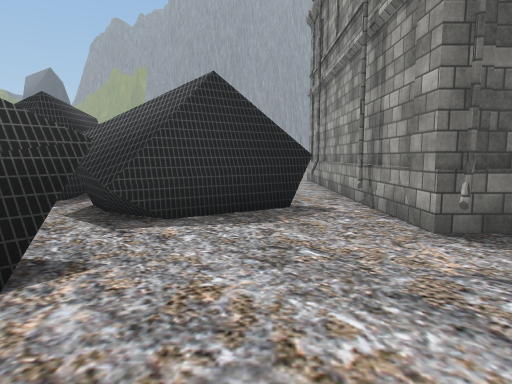
[1] (above)

23 first-person views from a walk through a scene from a Unity 3-D project. The camera is 1.5 m above the floor, tilts 6° down and sees 75° across. The floor is counted in squares, 2 m on a side. Each view is taken from the middle of a square. On the plan, view 1 faces up. The plan holds only what a view shows up to about 11 squares ahead; the rest is blank. The place goes on beyond the plan. Some surface patterns are stand-ins.

[2]
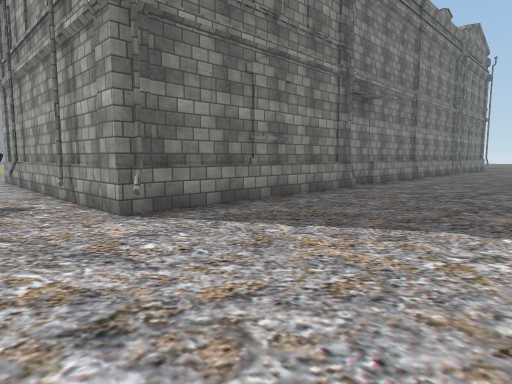

[3]
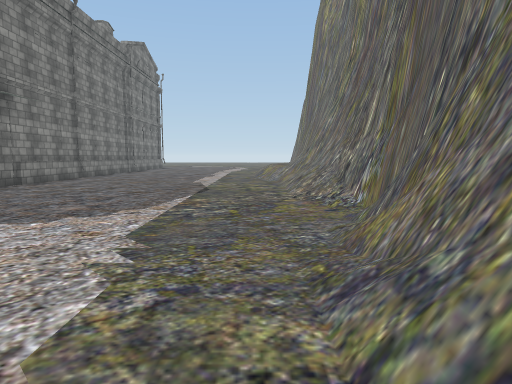

[4]
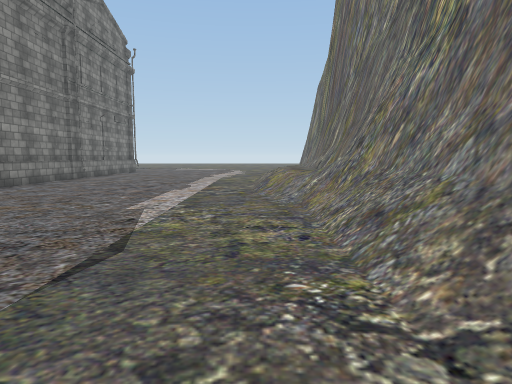

[5]
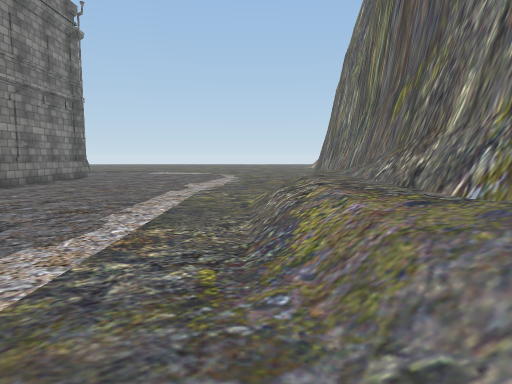

[6]
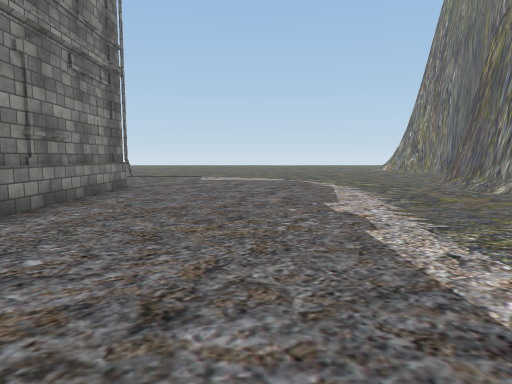

[7]
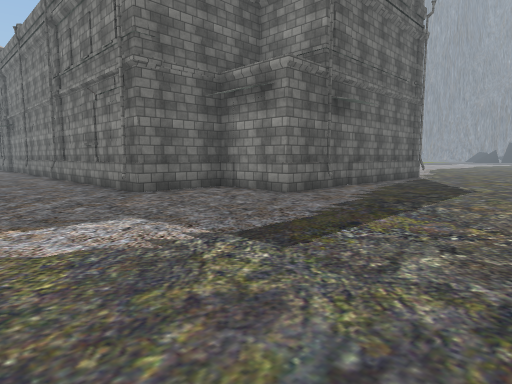

[8]
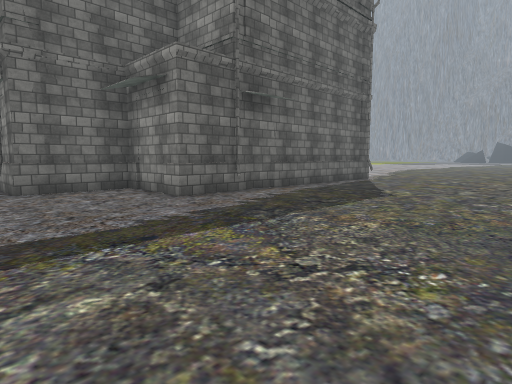

[9]
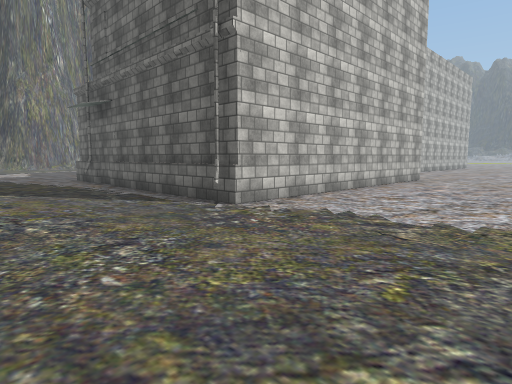

[10]
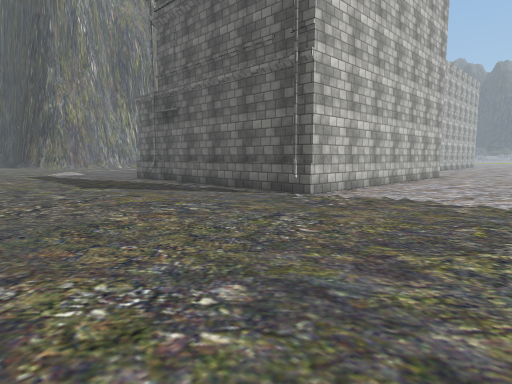

[11]
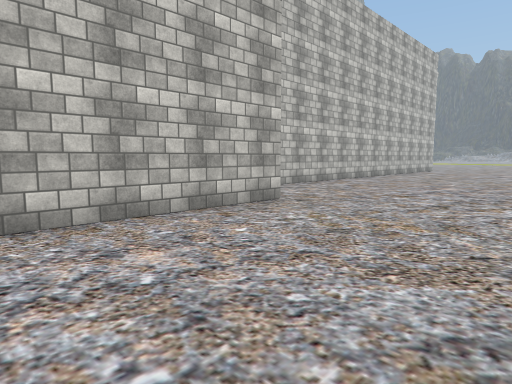

[12]
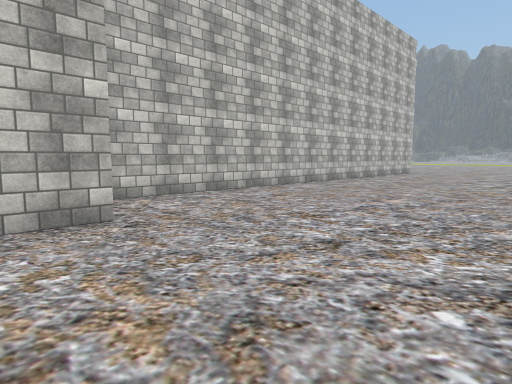

[13]
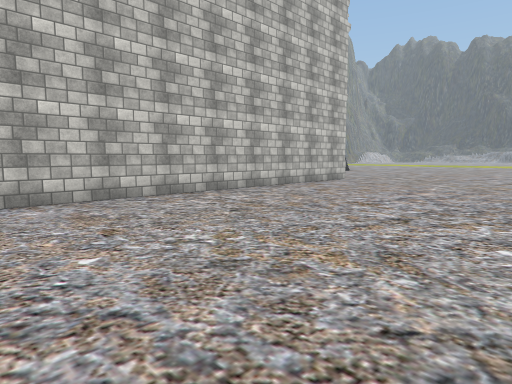

[14]
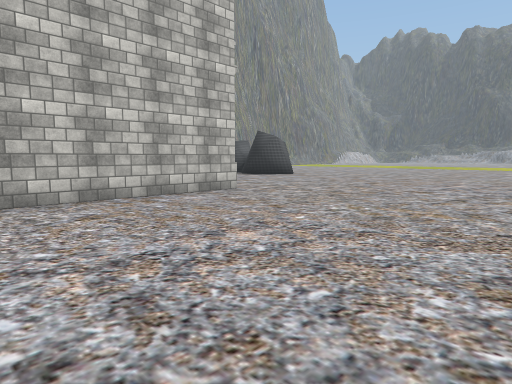

[15]
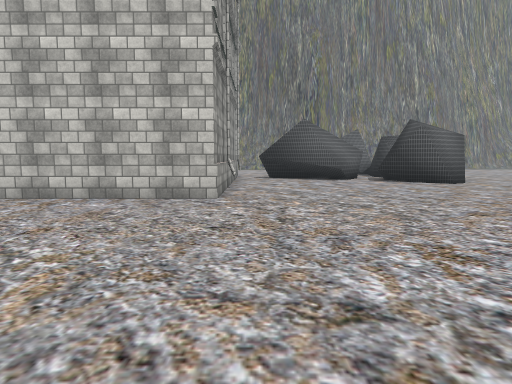

[16]
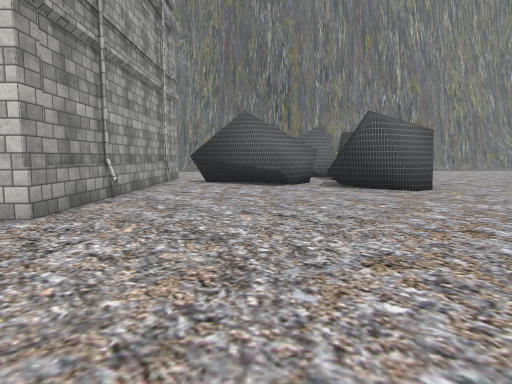

[17]
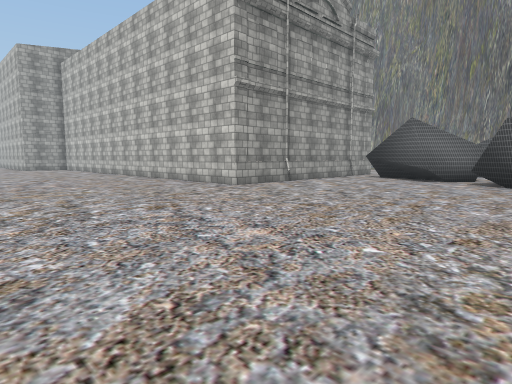

[18]
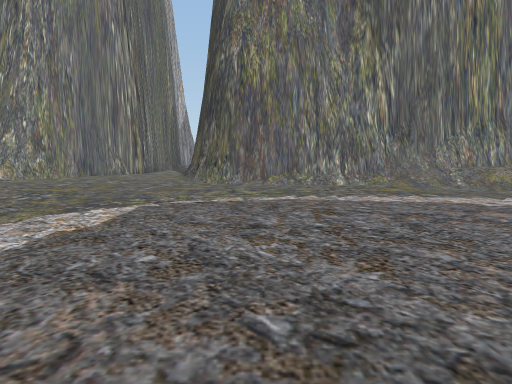

[19]
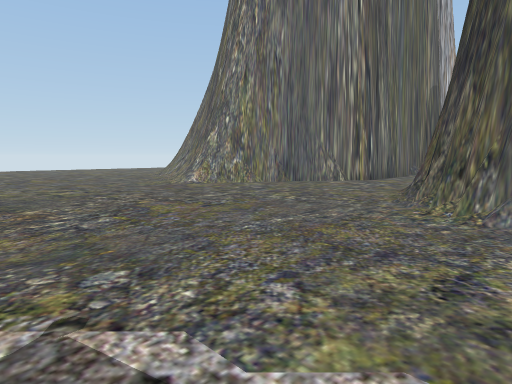

[20]
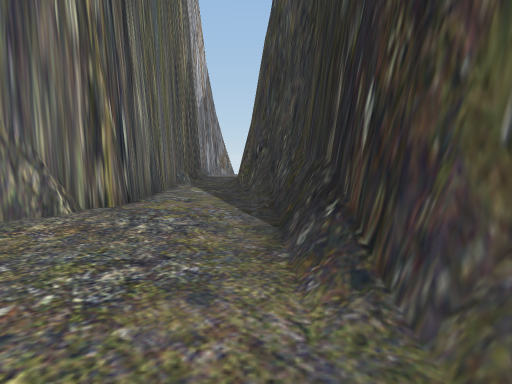

[21]
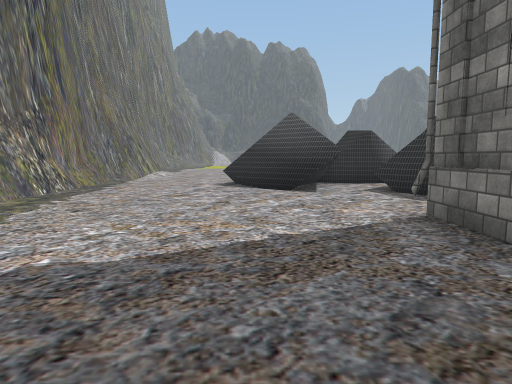

[22]
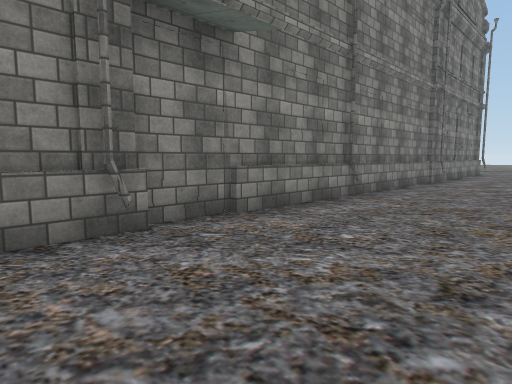

[23]
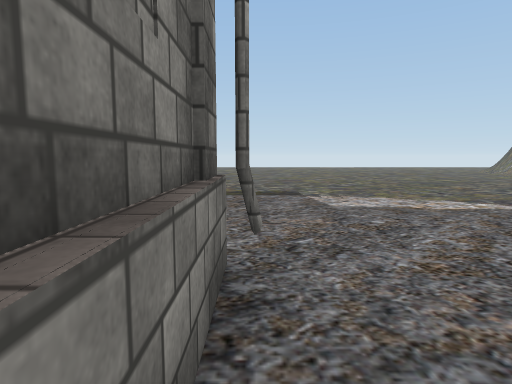

### Floor plan
Key: @ floor where view 1 was taken; # wall or solid block; x gap in a wall; . main floor; : floor 1 m higher than the main floor; / step, stairs or slope.
Columns run from 5 left of view 1 to 30 right of it. Each row starts with its distance up from view 1.
 17 ..... . .......... ........  .......
 16 ....................................
 15 ....................................
 14 ....................................
 13 ......................########......
 12  .....................       #.....
 11  ......###############       #.....
 10 .......#                     #.....
  9 .......#                     #.....
  8 .......#                     #.....
  7 ###....#                     #.....
  6   ####.#                   ###......
  5    ###x#                   #........
  4    ##..#####################........
  3    #...#....#.........#....#........
  2   ##................................
  1   ##................................
  0 .....@..............................
 -1 ....................................
 -2 ....................................
 -3 #/.............../////..............
 -4 #########/////////:::///............
 -5         ################/////.......
 -6                        ###  ##......
 -7                              ##.....
 -8                               #....#
 -9                               #....#
-10                               #...##
-11                               #/.##
-12                               #/.#
-13                               ##.#
-14                                #.#
-15                                #.#
-16                                 .#

Positions as (right, up) in squares from view 1, and headings:
1: (0, 0), facing up
2: (0, -1), facing up-right
3: (0, -3), facing right
4: (5, -3), facing right
5: (10, -3), facing right
6: (14, 0), facing right
7: (29, 0), facing up-left
8: (30, 2), facing up-left
9: (28, 17), facing down-left
10: (30, 17), facing down-left
11: (21, 17), facing down-left
12: (18, 17), facing down-left
13: (12, 17), facing down-left
14: (7, 17), facing down-left
15: (1, 17), facing down
16: (-1, 15), facing down
17: (-5, 17), facing down-right
18: (23, 4), facing down
19: (23, -1), facing down-right
20: (26, -6), facing down
21: (6, 1), facing left
22: (6, 0), facing up-right
23: (20, 3), facing right
